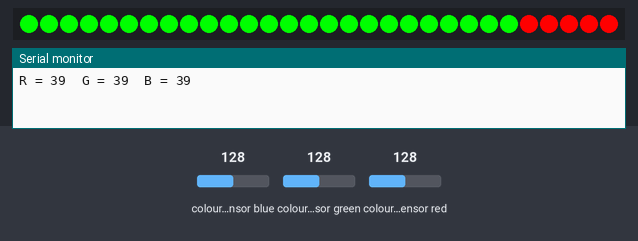
This sketch was run on a simulated Arduino Uno, built with avr-gcc and run on an emulated ATmega328P. Parts: 30 RGB LEDs in strip order, left to right, the last lines printed to the serial monitor. Wiring (inferred from the names in the program): TCS3200 colour sensor: output pin 8; S2 pin 6; S3 pin 7; S0 pin 4; S1 pin 5. The inputs (shaded band) are chosen by the test bench; at power-on: colour sensor green 128, colour sensor blue 128, colour sensor red 128.

Above: at 1.2 s.
1.3 s: colour sensor green set to 5
At 3.41 s:
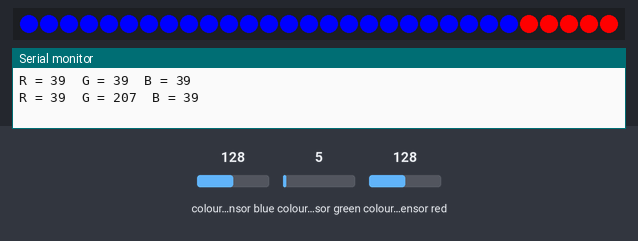
3.8 s: colour sensor blue set to 5
At 5.5 s:
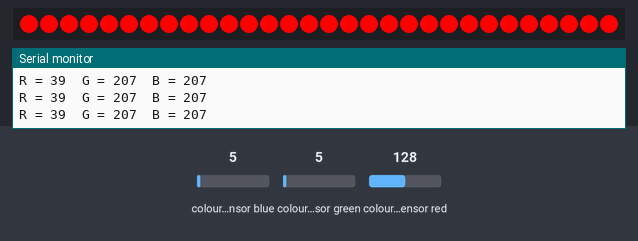
5.8 s: colour sensor green set to 64
At 7.71 s:
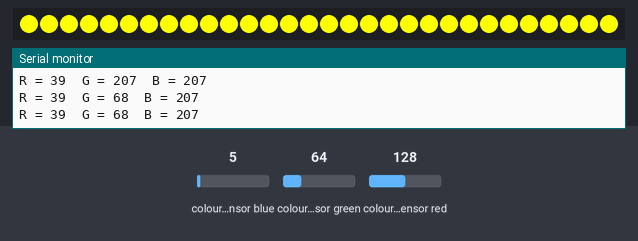
8.8 s: colour sensor red set to 5
At 10.1 s:
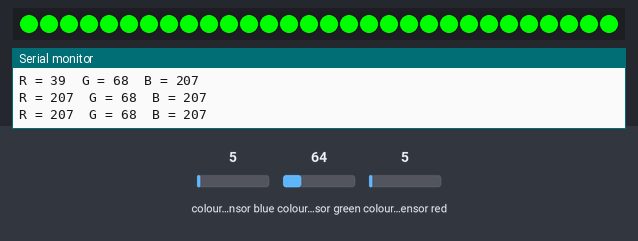
11.0 s: colour sensor blue set to 64
At 12.29 s:
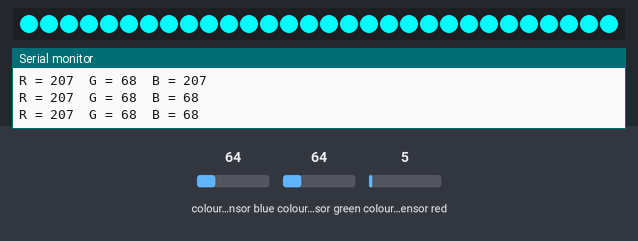
14.0 s: colour sensor green set to 5
At 16.8 s:
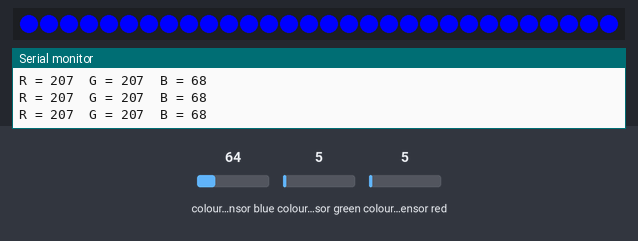
Timing chart, 0 to 17.9 s (numbered marks = the images above; inputs shaded):
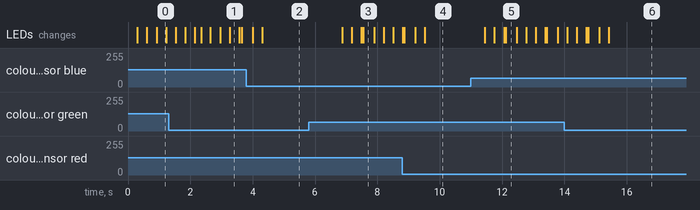

Measured:
- after the input at 1.3 s, the LEDs: first differ from a run without the input after 2.0 s (image 1)
- after the input at 3.8 s, the LEDs: first differ from a run without the input after 0.51 s (image 2)
- after the input at 5.8 s, the LEDs: first change after 1.1 s (image 3 shows a later state)
- after the input at 11.0 s, the LEDs: first change after 0.45 s (image 5 shows a later state)

The sketch:

chameleon_scarf.ino
```cpp
#include <FastLED.h>

//Color sensor Pin definitions
#define S0 4
#define S1 5
#define S2 6
#define S3 7
#define sensorOut 8

//LED Pin definitions
#define LED_PIN 9
#define NUM_LEDS 30

int redfrequency = 0;
int greenfrequency = 0;
int bluefrequency = 0;
int redmappedfrequency = 0;
int greenmappedfrequency = 0;
int bluemappedfrequency = 0;

CRGB leds[NUM_LEDS];


void setup() {
  // put your setup code here, to run once:
  FastLED.addLeds<WS2812, LED_PIN, GRB>(leds, NUM_LEDS);
  FastLED.clear();
  pinMode(sensorOut, INPUT);
  pinMode(S0, OUTPUT);
  pinMode(S1, OUTPUT);
  pinMode(S2, OUTPUT);
  pinMode(S3, OUTPUT);

  //SETTING FREQUENCY SCALINT TO 20%
  digitalWrite(S0, HIGH);
  digitalWrite(S1, LOW);

  Serial.begin(9600);
}

void loop() {

//Setting red photodiodes to be read
digitalWrite(S2, LOW);
  digitalWrite(S3, LOW);

  //Reading output frequency
  redfrequency = pulseIn(sensorOut, LOW);
  redmappedfrequency = map(redfrequency, 0, 300, 0, 255);

  Serial.print("R = ");
  Serial.print(redfrequency);
  Serial.print("  ");
  delay(100);

  //Setting green photodiodes to be read
digitalWrite(S2, HIGH);
  digitalWrite(S3, HIGH);

  //Reading output frequency
  greenfrequency = pulseIn(sensorOut, LOW);
  greenmappedfrequency = map(greenfrequency, 0, 300, 0, 255);

  Serial.print("G = ");
  Serial.print(greenfrequency);
  Serial.print("  ");
  delay(100);


  //Setting blue photodiodes to be read
digitalWrite(S2, LOW);
  digitalWrite(S3, HIGH);

  //Reading output frequency
  bluefrequency = pulseIn(sensorOut, LOW);
  bluemappedfrequency = map(bluefrequency, 0, 300, 0, 255);

  Serial.print("B = ");
  Serial.print(bluefrequency);
  Serial.println("");
  delay(100);

//For red

if (redfrequency < 150) {
  for(int i=0;i<30;i++) {
    leds[i] = CRGB(255,0,0);
    FastLED.show();
  delay(10);
  }
}
//  for(int i=30;i>=0;i--) {
//    leds[i] = CRGB(0,0,0);
//    FastLED.show();
//  delay(10);
//  }
//
if (greenfrequency < 200) {
  //For green
  for(int i=0;i<30;i++) {
    leds[i] = CRGB(0,255,0);
    FastLED.show();
  delay(10);
  }
}
//  for(int i=30;i>=0;i--) {
//    leds[i] = CRGB(0,0,0);
//    FastLED.show();
//  delay(10);
//  }
//
if (bluefrequency < 100) {
//For blue
  for(int i=0;i<30;i++) {
    leds[i] = CRGB(0,0,255);
    FastLED.show();
  delay(10);
  }
}

if (redfrequency < 150 && greenfrequency < 200) {
  for(int i=0;i<30;i++) {
    leds[i] = CRGB(255,255,0);
    FastLED.show();
  delay(10);
  }
}


if (redfrequency < 150 && bluefrequency < 100) {
  for(int i=0;i<30;i++) {
    leds[i] = CRGB(255,0,255);
    FastLED.show();
  delay(10);
  }
}

if (greenfrequency < 200 && bluefrequency < 100) {
  for(int i=0;i<30;i++) {
    leds[i] = CRGB(0,255,255);
    FastLED.show();
  delay(10);
  }
}
//  for(int i=30;i>=0;i--) {
//    leds[i] = CRGB(0,0,0);
//    FastLED.show();
//  delay(10);
//  }
}
```
